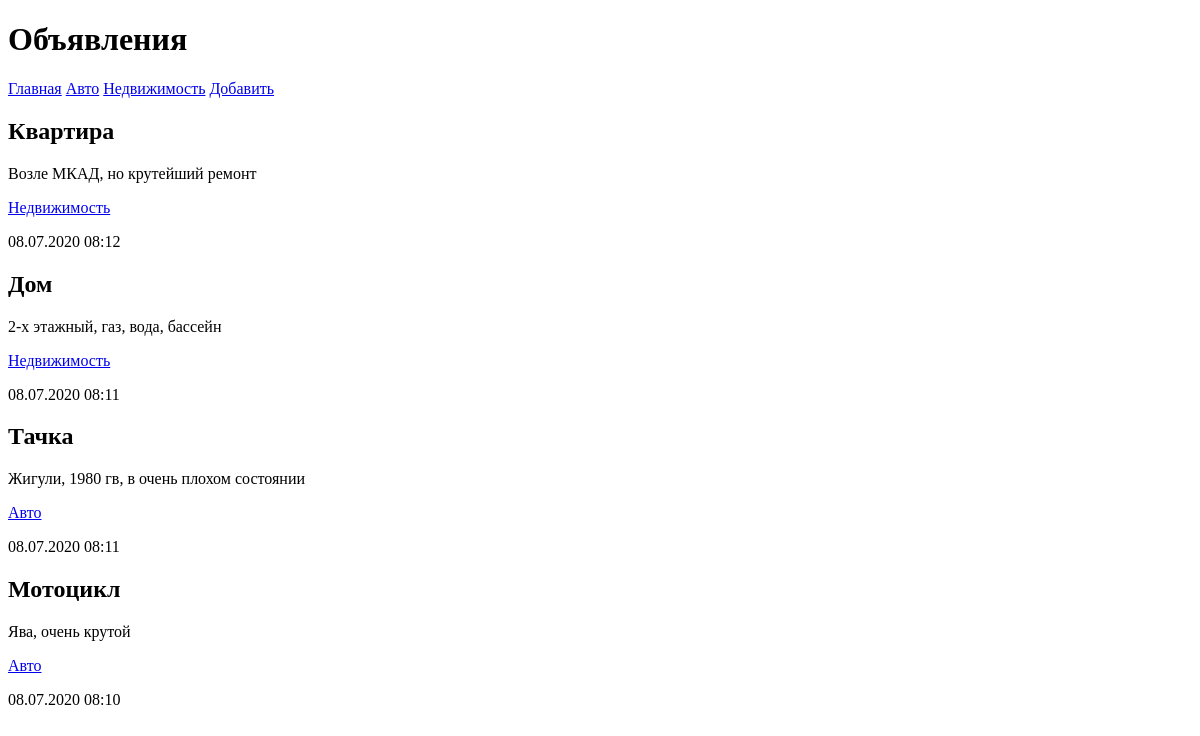
Page /bboard/ on the earlier database version.
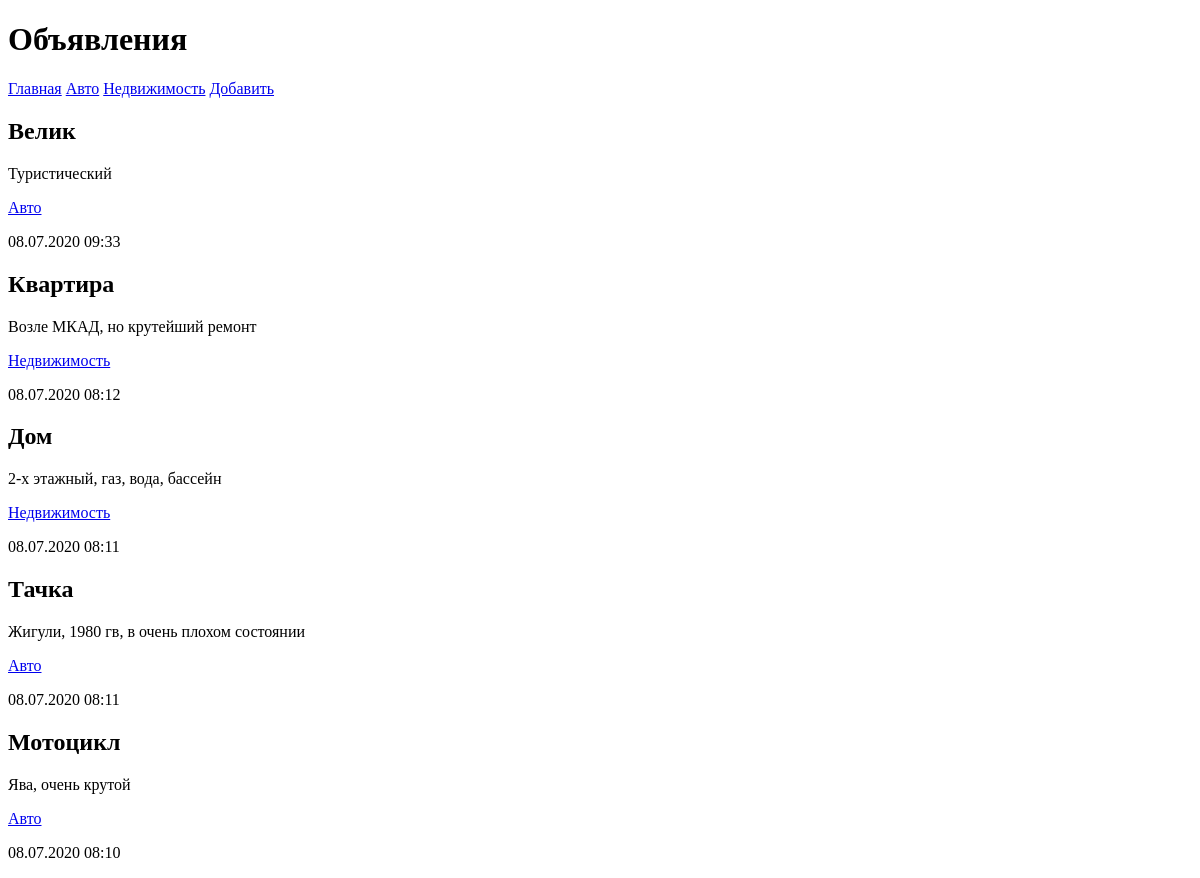
Same page on the later database version.
### bboard/models.py (models this page shows, shortened)
class Rubric(models.Model):
	name = models.CharField(max_length=20, db_index=True, verbose_name='Название')
	class Meta:
		verbose_name_plural = 'Рубрики'
		verbose_name='Рубрика'
		ordering = ['name']

class Bb(models.Model):
	title = models.CharField(max_length=50, verbose_name='Товар')
	content = models.TextField(null=True, blank=True, verbose_name='Описание')
	price = models.FloatField(null=True, blank=True, verbose_name='Цена')
	published = models.DateTimeField(auto_now_add=True, db_index=True, verbose_name='Опубликовано')
	rubric = models.ForeignKey('Rubric', null=True, on_delete=models.PROTECT, verbose_name='Рубрика')
	class Meta:
		verbose_name_plural = 'Объявления'
		verbose_name='Объявление'
		ordering = ['-published']

### bboard/views.py (the view)
# urls.py: path('', index, name='index'),
def index(request):
    bbs = Bb.objects.all()
    rubrics = Rubric.objects.all()
    return render(request, 'bboard/index.html', {'bbs': bbs, 'rubrics': rubrics})

### bboard/templates/bboard/index.html (shortened to what this page needs)
<!DOCTYPE html>
<html lang="en">
<head>
</head>
<body>
<h1>Объявления</h1>
<div>
    <a href="{% url 'index' %}">Главная</a>
    {% for rubric in rubrics %}
    <a href="{% url 'by_rubric' rubric.pk %}">{{ rubric.name }}</a>
    {% endfor %}
    <a href="{% url 'add' %}">Добавить</a>
</div>
{% for bb in bbs %}
    <div>
        <h2>{{ bb.title }}</h2>
        <p>{{ bb.content }}</p>
        <p><a href="{% url 'by_rubric' bb.rubric.pk %}">{{ bb.rubric.name }}</a></p>
        <p>{{ bb.published|date:"d.m.Y H:i" }}</p>
    </div>
{% endfor %}
</body>
</html>

Differences in the rows shown:
added Bb: title "Велик", content "Туристический", rubric.name "Авто", published "08.07.2020 09:33"
